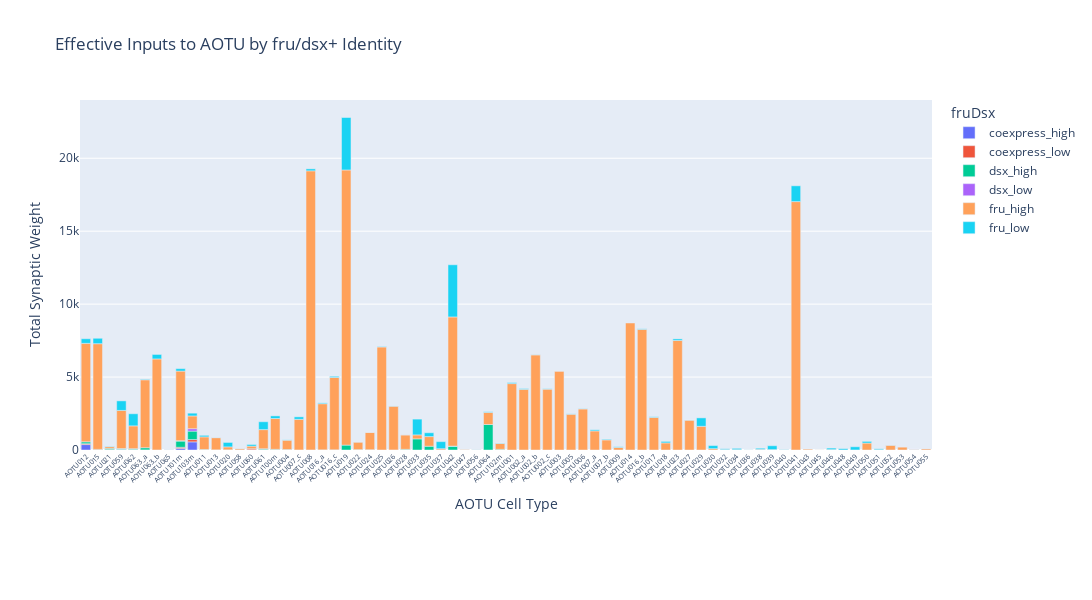

Notebook code cell kept with this figure:
### Code cell
# Group by fruDsx and post type
grouped = conn_frudsx_AOTU_merge_df.groupby(['fruDsx', 'type_post'])['weight'].sum().reset_index()

import plotly.express as px
fig = px.bar(grouped, x='type_post', y='weight', color='fruDsx',
             title="Effective Inputs to AOTU by fru/dsx+ Identity",
             labels={'type_post': 'AOTU Cell Type', 'weight': 'Total Synaptic Weight'})

fig.update_layout(
    xaxis_tickangle=-45,
    xaxis=dict(
        tickfont=dict(size=7)  # 👈 Adjust font size here
    ),
    width=1200,
    height=600,
    margin=dict(b=150)
)

fig.show()

### Figure 1 — Plotly figure (JSON) as saved in the notebook; plotly's stock layout.template omitted (floating-point values rounded to 4 significant figures)
{"data": [{"hovertemplate": "fruDsx=coexpress_high<br>AOTU Cell Type=%{x}<br>Total Synaptic Weight=%{y}<extra></extra>", "legendgroup": "coexpress_high", "marker": {"color": "#636efa", "pattern": {"shape": ""}}, "name": "coexpress_high", "orientation": "v", "showlegend": true, "textposition": "auto", "type": "bar", "x": ["AOTU012", "AOTU015", "AOTU021", "AOTU059", "AOTU062", "AOTU063_a", "AOTU063_b", "AOTU065", "AOTU101m", "AOTU103m"], "xaxis": "x", "y": [372, 18, 4, 42, 19, 8, 5, 6, 112, 558], "yaxis": "y"}, {"hovertemplate": "fruDsx=coexpress_low<br>AOTU Cell Type=%{x}<br>Total Synaptic Weight=%{y}<extra></extra>", "legendgroup": "coexpress_low", "marker": {"color": "#EF553B", "pattern": {"shape": ""}}, "name": "coexpress_low", "orientation": "v", "showlegend": true, "textposition": "auto", "type": "bar", "x": ["AOTU011", "AOTU012", "AOTU013", "AOTU020", "AOTU021", "AOTU058", "AOTU059", "AOTU060", "AOTU061", "AOTU062", "AOTU100m", "AOTU101m", "AOTU103m"], "xaxis": "x", "y": [4, 60, 6, 3, 27, 4, 5, 77, 30, 13, 10, 75, 157], "yaxis": "y"}, {"hovertemplate": "fruDsx=dsx_high<br>AOTU Cell Type=%{x}<br>Total Synaptic Weight=%{y}<extra></extra>", "legendgroup": "dsx_high", "marker": {"color": "#00cc96", "pattern": {"shape": ""}}, "name": "dsx_high", "orientation": "v", "showlegend": true, "textposition": "auto", "type": "bar", "x": ["AOTU004", "AOTU007_c", "AOTU008", "AOTU011", "AOTU012", "AOTU013", "AOTU015", "AOTU016_a", "AOTU016_c", "AOTU019", "AOTU020", "AOTU021", "AOTU022", "AOTU024", "AOTU025", "AOTU026", "AOTU028", "AOTU033", "AOTU035", "AOTU037", "AOTU042", "AOTU047", "AOTU056", "AOTU058", "AOTU059", "AOTU060", "AOTU061", "AOTU062", "AOTU063_a", "AOTU064", "AOTU100m", "AOTU101m", "AOTU102m", "AOTU103m"], "xaxis": "x", "y": [33, 3, 6, 32, 128, 5, 24, 11, 14, 336, 10, 84, 25, 19, 4, 4, 46, 763, 259, 10, 263, 3, 5, 7, 52, 7, 56, 58, 148, 1748, 35, 429, 45, 580], "yaxis": "y"}, {"hovertemplate": "fruDsx=dsx_low<br>AOTU Cell Type=%{x}<br>Total Synaptic Weight=%{y}<extra></extra>", "legendgroup": "dsx_low", "marker": {"color": "#ab63fa", "pattern": {"shape": ""}}, "name": "dsx_low", "orientation": "v", "showlegend": true, "textposition": "auto", "type": "bar", "x": ["AOTU042", "AOTU101m", "AOTU103m"], "xaxis": "x", "y": [3, 20, 165], "yaxis": "y"}, {"hovertemplate": "fruDsx=fru_high<br>AOTU Cell Type=%{x}<br>Total Synaptic Weight=%{y}<extra></extra>", "legendgroup": "fru_high", "marker": {"color": "#FFA15A", "pattern": {"shape": ""}}, "name": "fru_high", "orientation": "v", "showlegend": true, "textposition": "auto", "type": "bar", "x": ["AOTU001", "AOTU002_a", "AOTU002_b", "AOTU002_c", "AOTU003", "AOTU004", "AOTU005", "AOTU006", "AOTU007_a", "AOTU007_b", "AOTU007_c", "AOTU008", "AOTU009", "AOTU011", "AOTU012", "AOTU013", "AOTU014", "AOTU015", "AOTU016_a", "AOTU016_b", "AOTU016_c", "AOTU017", "AOTU018", "AOTU019", "AOTU020", "AOTU021", "AOTU022", "AOTU023", "AOTU024", "AOTU025", "AOTU026", "AOTU027", "AOTU028", "AOTU029", "AOTU030", "AOTU032", "AOTU033", "AOTU034", "AOTU035", "AOTU036", "AOTU037", "AOTU038", "AOTU039", "AOTU040", "AOTU041", "AOTU042", "AOTU043", "AOTU045", "AOTU046", "AOTU047", "AOTU048", "AOTU049", "AOTU050", "AOTU051", "AOTU052", "AOTU053", "AOTU054", "AOTU055", "AOTU056", "AOTU058", "AOTU059", "AOTU060", "AOTU061", "AOTU062", "AOTU063_a", "AOTU063_b", "AOTU064", "AOTU065", "AOTU100m", "AOTU101m", "AOTU102m", "AOTU103m"], "xaxis": "x", "y": [4552, 4160, 6524, 4174, 5388, 643, 2456, 2819, 1308, 694, 2099, 19133, 182, 865, 6751, 835, 8707, 7246, 3162, 8270, 4956, 2238, 488, 18861, 201, 119, 520, 7511, 1191, 7059, 3003, 2049, 992, 1624, 92, 26, 273, 23, 660, 3, 80, 42, 27, 9, 17029, 8856, 58, 4, 27, 23, 3, 3, 476, 19, 330, 194, 44, 71, 13, 94, 2614, 183, 1311, 1564, 4657, 6238, 830, 6, 2113, 4775, 404, 874], "yaxis": "y"}, {"hovertemplate": "fruDsx=fru_low<br>AOTU Cell Type=%{x}<br>Total Synaptic Weight=%{y}<extra></extra>", "legendgroup": "fru_low", "marker": {"color": "#19d3f3", "pattern": {"shape": ""}}, "name": "fru_low", "orientation": "v", "showlegend": true, "textposition": "auto", "type": "bar", "x": ["AOTU001", "AOTU002_a", "AOTU002_b", "AOTU002_c", "AOTU004", "AOTU005", "AOTU006", "AOTU007_a", "AOTU007_b", "AOTU007_c", "AOTU008", "AOTU009", "AOTU011", "AOTU012", "AOTU013", "AOTU015", "AOTU016_a", "AOTU016_b", "AOTU016_c", "AOTU017", "AOTU018", "AOTU019", "AOTU020", "AOTU021", "AOTU022", "AOTU023", "AOTU024", "AOTU025", "AOTU026", "AOTU027", "AOTU028", "AOTU029", "AOTU030", "AOTU032", "AOTU033", "AOTU034", "AOTU035", "AOTU036", "AOTU037", "AOTU038", "AOTU039", "AOTU040", "AOTU041", "AOTU042", "AOTU046", "AOTU048", "AOTU049", "AOTU050", "AOTU051", "AOTU052", "AOTU054", "AOTU056", "AOTU058", "AOTU059", "AOTU060", "AOTU061", "AOTU062", "AOTU063_a", "AOTU063_b", "AOTU064", "AOTU065", "AOTU100m", "AOTU101m", "AOTU102m", "AOTU103m"], "xaxis": "x", "y": [67, 50, 12, 27, 20, 22, 17, 77, 44, 171, 134, 41, 103, 316, 10, 371, 58, 38, 80, 40, 100, 3597, 304, 27, 4, 105, 3, 33, 12, 7, 3, 578, 212, 57, 1081, 89, 264, 3, 484, 79, 265, 18, 1083, 3576, 103, 88, 218, 115, 61, 8, 3, 6, 5, 655, 111, 540, 831, 40, 308, 46, 3, 181, 166, 27, 191], "yaxis": "y"}], "layout": {"barmode": "relative", "height": 600, "legend": {"title": {"text": "fruDsx"}, "tracegroupgap": 0}, "margin": {"b": 150}, "title": {"text": "Effective Inputs to AOTU by fru/dsx+ Identity"}, "width": 1200, "xaxis": {"anchor": "y", "domain": [0, 1], "tickangle": -45, "tickfont": {"size": 7}, "title": {"text": "AOTU Cell Type"}}, "yaxis": {"anchor": "x", "domain": [0, 1], "title": {"text": "Total Synaptic Weight"}}}}
